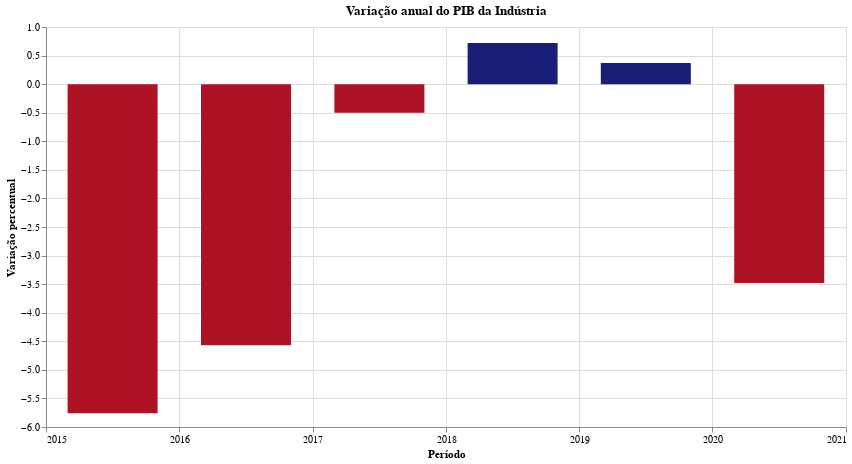

Source (notebook cell):
### Code cell
fig = (
    alt.Chart(
        PIB_setor['PIB_indústria'].reset_index(),
        title='Variação anual do PIB da Indústria',
        width=800,
        height=400)
    .mark_bar(width=90)
    .encode(
        x = alt.X('year(index):T', title='Período'),
        y = alt.Y('PIB_indústria:Q', title='Variação percentual'),
        color=highlight_breakpoint("PIB_indústria"),
        tooltip=alt.Tooltip(['year(index):T', 'PIB_indústria:Q'])
    )
)
fig

### Figure 1 — Vega-Lite specification as saved in the notebook (floating-point values rounded to 4 significant figures)
{"config": {"view": {"continuousWidth": 400, "continuousHeight": 300}}, "data": {"name": "data-f5646c3ff96a18ec21609d2745238423"}, "mark": {"type": "bar", "width": 90}, "encoding": {"color": {"condition": {"value": "#ae1325", "test": "datum.PIB_indústria <= 0"}, "value": "#1a1e76"}, "tooltip": [{"type": "temporal", "field": "index", "timeUnit": "year"}, {"type": "quantitative", "field": "PIB_indústria"}], "x": {"type": "temporal", "field": "index", "timeUnit": "year", "title": "Período"}, "y": {"type": "quantitative", "field": "PIB_indústria", "title": "Variação percentual"}}, "height": 400, "title": "Variação anual do PIB da Indústria", "width": 800, "$schema": "https://vega.github.io/schema/vega-lite/v4.8.1.json", "datasets": {"data-f5646c3ff96a18ec21609d2745238423": [{"index": "2015-01-01T00:00:00", "PIB_indústria": -5.76}, {"index": "2016-01-01T00:00:00", "PIB_indústria": -4.57}, {"index": "2017-01-01T00:00:00", "PIB_indústria": -0.5}, {"index": "2018-01-01T00:00:00", "PIB_indústria": 0.72}, {"index": "2019-01-01T00:00:00", "PIB_indústria": 0.37}, {"index": "2020-01-01T00:00:00", "PIB_indústria": -3.48}]}}
